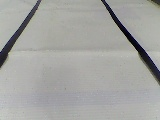
#> input picture Self-driving trolley based on ANN/forward/10.jpg, 160 x 120 px; its folder holds only this picture in this run
$ python train.py   (older library calls are emulated)
#> lines starting #> are read from the running program, lines starting #| are printed output that depends on the picture; long printed decimals are rounded
### Self-driving trolley based on ANN/cost_function.py
#!/usr/bin/env python
"""Cost Function"""
import numpy
from sigmoid import sigmoid
from sigmoid_gradient import sigmoid_gradient

def cost_function(cost_function_parameters):
    """Cost function"""
    theta = cost_function_parameters['theta']
    input_layer_size = cost_function_parameters['input_layer_size']
    hidden_layer_size = cost_function_parameters['hidden_layer_size']
    num_labels = cost_function_parameters['number_of_labels']
    x_values = cost_function_parameters['x_values']
    y_values = cost_function_parameters['y_values']
    lambda_value = cost_function_parameters['lambda_value']

    theta_1_parameters = theta[0: (hidden_layer_size * (input_layer_size + 1))]
    theta_2_parameters = theta[(hidden_layer_size * (input_layer_size + 1)):]

    theta_1 = theta_1_parameters.reshape(hidden_layer_size, input_layer_size + 1)
    theta_2 = theta_2_parameters.reshape(num_labels, (hidden_layer_size + 1))

    input_examples_size = x_values.shape[0]

    hidden_layer_input = numpy.c_[numpy.ones(input_examples_size), x_values].dot(theta_1.T)
    hidden_layer_output = sigmoid(hidden_layer_input)

    output_layer_input = numpy.c_[numpy.ones(hidden_layer_output.shape[0]), hidden_layer_output].dot(theta_2.T)
    output = sigmoid(output_layer_input)

    first_part_of_cost = -((y_values) * numpy.log(output))
    second_part_of_cost = ((1.0 - y_values) * numpy.log(1.0-output))

    combined_thetas = numpy.append(theta_1.flatten()[1:], theta_2.flatten()[1:])
    regularization_term = (lambda_value/(2.0 * input_examples_size)) * numpy.sum(numpy.power(combined_thetas, 2))

    j = ((1.0/input_examples_size) * numpy.sum(numpy.sum(first_part_of_cost - second_part_of_cost))) + regularization_term
    return j


def gradients(gradient_parameters):
    """Gradient"""
    theta = gradient_parameters['theta']
    input_layer_size = gradient_parameters['input_layer_size']
    hidden_layer_size = gradient_parameters['hidden_layer_size']
    number_of_labels = gradient_parameters['number_of_labels']
    x_values = gradient_parameters['x_values']
    y_values = gradient_parameters['y_values']
    lambda_value = gradient_parameters['lambda_value']

    theta_1_params = theta[0: (hidden_layer_size * (input_layer_size + 1))]
    theta_2_params = theta[(hidden_layer_size * (input_layer_size + 1)):]

    theta_1 = theta_1_params.reshape(hidden_layer_size, input_layer_size + 1)
    theta_2 = theta_2_params.reshape(number_of_labels, (hidden_layer_size + 1))

    input_examples_size = x_values.shape[0]

    hidden_layer_input = numpy.c_[numpy.ones(input_examples_size), x_values].dot(theta_1.T)
    hidden_layer_output = sigmoid(hidden_layer_input)

    output_layer_input = numpy.c_[numpy.ones(hidden_layer_output.shape[0]), hidden_layer_output].dot(theta_2.T)
    output = sigmoid(output_layer_input)

    errors = output - y_values
    backpropagated_errors = errors.dot(theta_2[:, 1:]) * sigmoid_gradient(hidden_layer_input)

    delta_1 = backpropagated_errors.T.dot(numpy.c_[numpy.ones(input_examples_size), x_values])
    delta_2 = errors.T.dot(numpy.c_[numpy.ones(hidden_layer_output.shape[0]), hidden_layer_output])

    theta_1[:, 0] = 0
    theta_2[:, 0] = 0

    theta_1_gradient = ((1.0 / input_examples_size) * delta_1) + ((lambda_value / input_examples_size) * theta_1)
    theta_2_gradient = ((1.0 / input_examples_size) * delta_2) + ((lambda_value / input_examples_size) * theta_2)

    gradient = numpy.append(theta_1_gradient.flatten(), theta_2_gradient.flatten())
    return gradient

### Self-driving trolley based on ANN/sigmoid.py
#!/usr/bin/env python
"""Sigmoid Function"""
from numpy import power, e

def sigmoid(x_value):
    """Return the sigmoid value"""
    return 1.0/(1.0 + power(e, -x_value))

'''
from matplotlib import pyplot as plt
import numpy as np

for x in range(-100,100,2):
    y = 1.0/(1 + np.power(np.e, -x))

plt.plot(x,y,'sigmoid')
'''

### Self-driving trolley based on ANN/sigmoid_gradient.py
#!/usr/bin/env python
"""Derivative of the Sigmoid Function"""
from sigmoid import sigmoid

def sigmoid_gradient(x_value):
    """Return value of derivative of Sigmoid function"""
    return sigmoid(x_value) * (1 - sigmoid(x_value))

### Self-driving trolley based on ANN/train.py
#!/usr/bin/env python
"""Train ANN"""
import sys
import glob
import datetime
import time
import pickle
from numpy import array, zeros, r_, savetxt
from numpy.random import seed, randn
from cost_function import cost_function, gradients
from scipy.optimize import fmin_l_bfgs_b
from scipy.misc import imread, imresize
from configuration import CLASSIFICATION_LABELS_AND_VALUES, IMAGE_DIMENSIONS
from configuration import LAMBDA, HIDDEN_LAYER_SIZE, CLASSIFICATION_LABELS

def load_images_to_array(classification_label_and_values):
    """Loads images to array"""
    training_image_array = array([zeros(IMAGE_DIMENSIONS[0] * IMAGE_DIMENSIONS[1])])
    training_image_value = array([[0, 0, 0, 0, 0]])
    print("Loading images to array...")
    for class_label, class_value in classification_label_and_values.iteritems():#iteritems 获取字典的键值
        for filename in glob.glob("./"+class_label+"/*"):#获取当前文件下class_label的路径
            image_array = imread(filename, flatten=True)
#> image_array: shape (120, 160) float32; min 0.228, max 201.7, mean 163.5
            resized_image_array = imresize(image_array, IMAGE_DIMENSIONS)  #修改训练集照片的尺寸大小
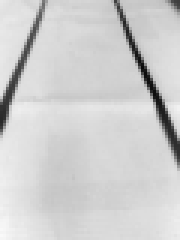
#> resized_image_array: shape (80, 60) (shown 3 times larger); min 10, max 249, mean 206.6
            training_image_array = r_[training_image_array, [resized_image_array.flatten()]]# 将一系列的序列合并到一个数组中
            training_image_value = r_[training_image_value, [class_value]]
    return (training_image_array, training_image_value)

def cost_function_wrapper(theta, cost_function_parameters):
    """Wrapper for the Cost Function"""
    cost_function_parameters['theta'] = theta
    return cost_function(cost_function_parameters)

def gradients_wrapper(theta, gradient_parameters):
    """Wrapper for Gradients"""
    gradient_parameters['theta'] = theta
    return gradients(gradient_parameters)

def prepare_function_parameters(input_parameters, training_parameters):
    """Prepare function parameters using input and training parameters"""
    function_parameters = {}
    function_parameters = input_parameters.copy()
    function_parameters.update(training_parameters)
    return function_parameters

def prepare_input_parameters(input_layer_size, hidden_layer_size, number_of_labels,
                             lambda_value):
    """Prepare input parameters as a dictionary"""
    input_parameters = {}
    input_parameters['input_layer_size'] = input_layer_size
    input_parameters['hidden_layer_size'] = hidden_layer_size
    input_parameters['number_of_labels'] = number_of_labels
    input_parameters['lambda_value'] = lambda_value
    return input_parameters

def prepare_training_parameters(x_values, y_values):
    """Prepare training parameters"""
    training_parameters = {}
    training_parameters['x_values'] = x_values
    training_parameters['y_values'] = y_values
    return training_parameters

def initialize_theta(input_layer_size, hidden_layer_size, number_of_labels):
    """Initialize theta with samples from a standard normal distribution"""
    seed(0)
    return randn(((input_layer_size + 1) * hidden_layer_size) +
                 ((hidden_layer_size + 1) * number_of_labels))

def minimize_cost_function(initial_theta, function_parameters):
    """Minimize the Cost Function"""
    return fmin_l_bfgs_b(cost_function_wrapper, initial_theta,
                         fprime=gradients_wrapper, args=[function_parameters])

def save_model(hidden_layer_size, optimized_theta, lambda_value):
    """Save the model"""
    model = {'hidden_layer_size': hidden_layer_size, 'optimized_theta': optimized_theta,
             'lambda_value': lambda_value}
    timestamp = datetime.datetime.fromtimestamp(time.time()).strftime('%Y-%m-%d_%H-%M-%S')
    lambda_value_and_hidden_layers = "_l" + str(lambda_value) + "_h" + str(hidden_layer_size)
    timestamp_with_lambda_value = timestamp + lambda_value_and_hidden_layers
    model_filename = "model_" + timestamp_with_lambda_value + ".pkl"
    with open("optimized_thetas/" + model_filename, 'wb') as output_file:
        pickle.dump(model, output_file, pickle.HIGHEST_PROTOCOL)

def main():
    """Main function"""
    lambda_value = LAMBDA
    hidden_layer_size = HIDDEN_LAYER_SIZE
    try:
        lambda_value = float(sys.argv[1])
        hidden_layer_size = int(sys.argv[2])
    except(NameError, IndexError):
        print("Unspecified Lambda value and hidden layer size")
    image_array, image_values = load_images_to_array(CLASSIFICATION_LABELS_AND_VALUES)
#> image_values = [[0, 0, 0, 0, 0], [1, 0, 0, 0, 0], [0, 0, 0, 0, 1]]
    number_of_labels = len(CLASSIFICATION_LABELS)
    x_values = image_array[1:, :] #输入数据集
    y_values = image_values[1:, :] # 输出数据集
#> y_values = [[1, 0, 0, 0, 0], [0, 0, 0, 0, 1]]
    #savetxt('model/input.csv', x_values, delimiter = ',')
    #savetxt('model/output.csv', y_values, delimiter = ',')
    input_layer_size = x_values.shape[1]
#> input_layer_size = 4800
    print (input_layer_size)
#| 4800
    initial_theta = initialize_theta(input_layer_size, hidden_layer_size,
                                     number_of_labels)
    input_parameters = prepare_input_parameters(input_layer_size,
                                                hidden_layer_size,
                                                number_of_labels,
                                                lambda_value)
    training_parameters = prepare_training_parameters(x_values, y_values)
#> training_parameters = 2 items
    function_parameters = prepare_function_parameters(input_parameters,
                                                      training_parameters)
#> function_parameters = 6 items
    for i in range (0,5):
        print ('the'+ ' '+ str(i)+' '+ 'iteration')
        (optimized_theta, function_min_value, info_dict) = minimize_cost_function(initial_theta,
                                                                              function_parameters)
    print(function_min_value)
#| 48.482
    print(info_dict)
#> (printed output is left out)
    save_model(hidden_layer_size, optimized_theta, lambda_value)


if __name__ == '__main__':
    main()
